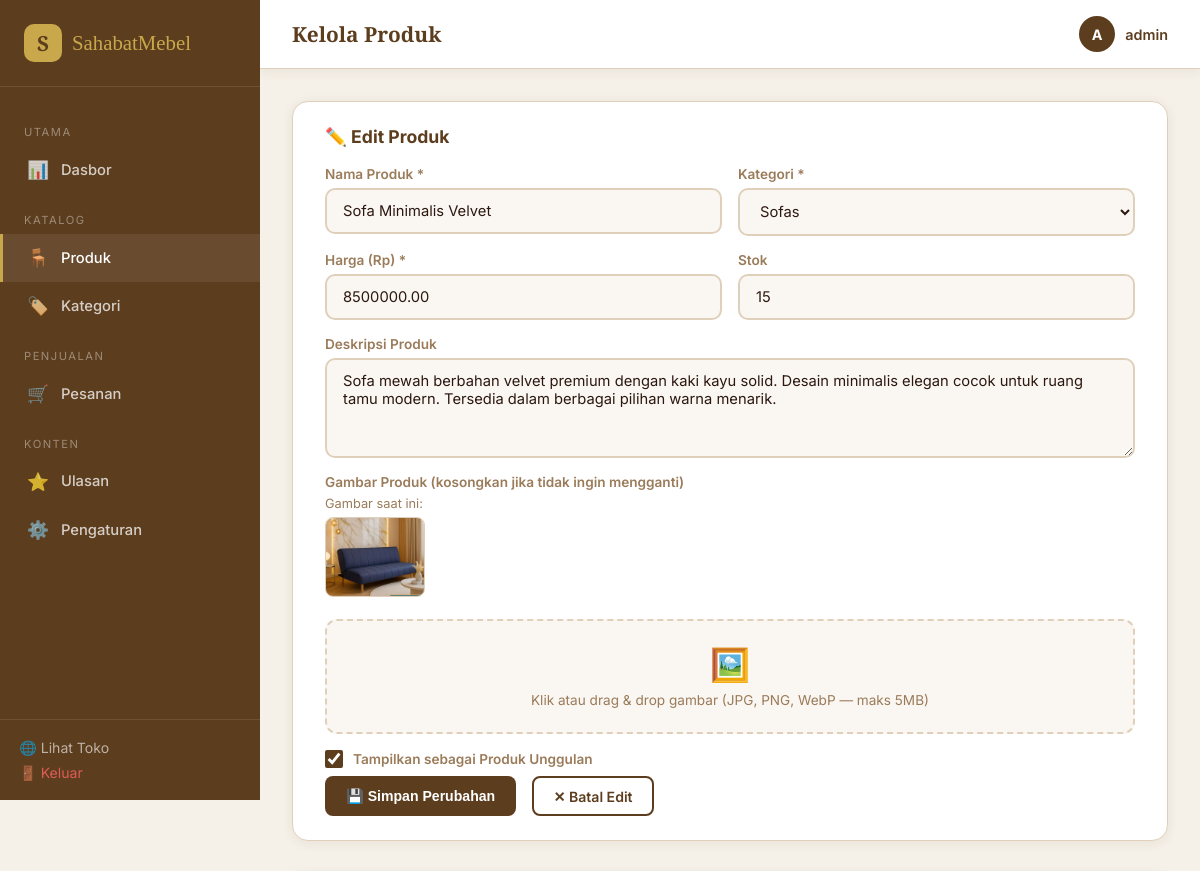
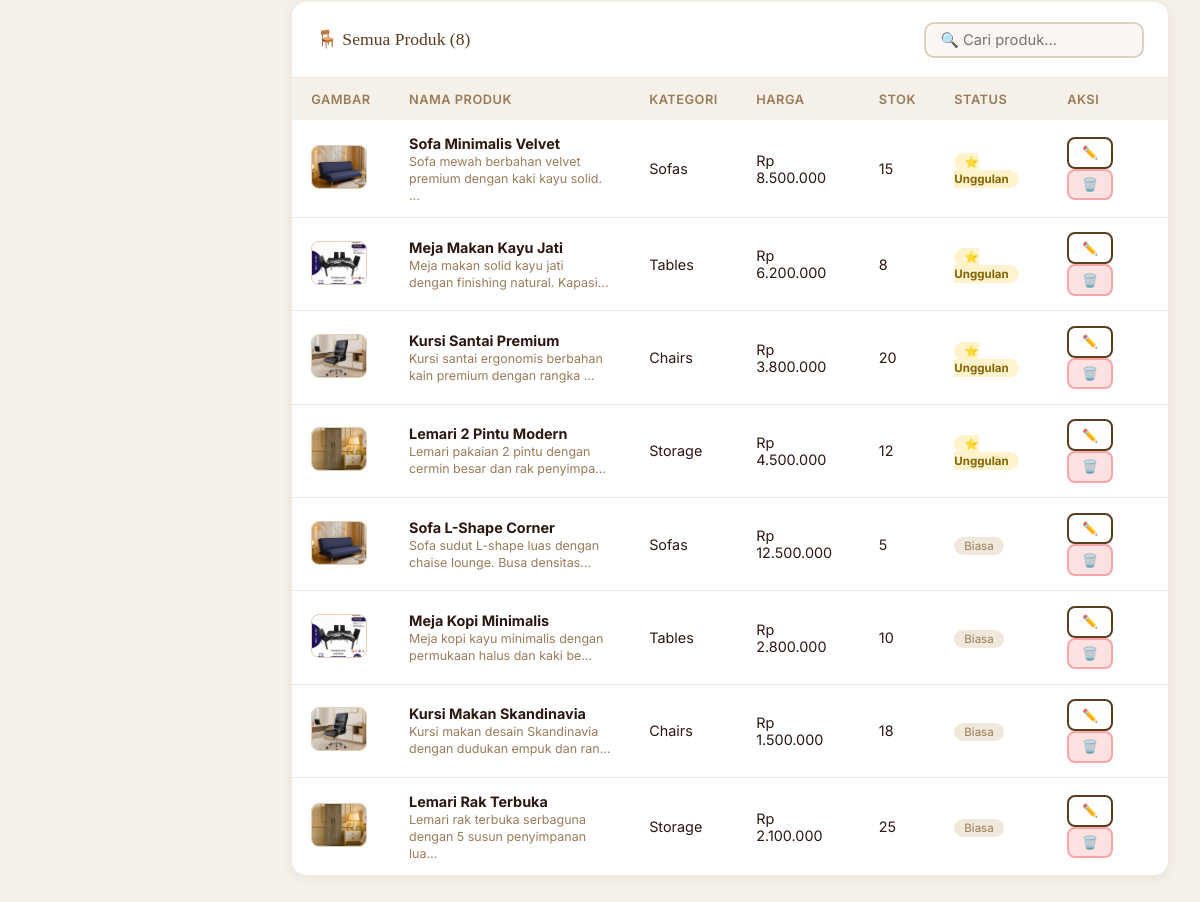
/admin/products.php?edit=1 (signed in), run on the app's committed database (2 pictures, top to bottom).
### tables this page shows
CREATE TABLE IF NOT EXISTS products (
    id INT AUTO_INCREMENT PRIMARY KEY,
    category_id INT NOT NULL,
    name VARCHAR(255) NOT NULL,
    description TEXT,
    price DECIMAL(10,2) NOT NULL,
    image VARCHAR(255),
    stock INT DEFAULT 0,
    is_featured TINYINT(1) DEFAULT 0,
    created_at TIMESTAMP DEFAULT CURRENT_TIMESTAMP,
    FOREIGN KEY (category_id) REFERENCES categories(id) ON DELETE CASCADE
);

CREATE TABLE IF NOT EXISTS categories (
    id INT AUTO_INCREMENT PRIMARY KEY,
    name VARCHAR(100) NOT NULL,
    slug VARCHAR(100) NOT NULL UNIQUE,
    created_at TIMESTAMP DEFAULT CURRENT_TIMESTAMP
);

### admin/products.php (the view, shortened to what this page needs)
<?php
require_once '../config.php';
$categories = $pdo->query("SELECT * FROM categories ORDER BY name")->fetchAll();
$products   = $pdo->query("
  SELECT p.*, c.name AS cat_name
  FROM products p
  JOIN categories c ON p.category_id = c.id
  ORDER BY p.is_featured DESC, p.created_at DESC
")->fetchAll();
$editProduct = null;
if (isset($_GET['edit'])) {
    $stmt = $pdo->prepare("SELECT * FROM products WHERE id=?");
    $stmt->execute([intval($_GET['edit'])]);
    $editProduct = $stmt->fetch();
}
?>
<!DOCTYPE html>
<html lang="id">
<head>
  <link rel="stylesheet" href="../assets/css/admin.css">
</head>
<body>
<?php include 'partials/sidebar.php'; ?>
<div class="main">
  <?php include 'partials/topbar.php'; ?>
  <div class="content">
    <div class="form-section">
      <h2><?= $editProduct ? '✏️ Edit Produk' : '➕ Tambah Produk Baru' ?></h2>
      <form method="POST" enctype="multipart/form-data" id="productForm">
        <div class="form-grid">
          <div class="form-group">
            <label class="form-label">Nama Produk *</label>
            <input type="text" name="name" class="form-control"
              value="<?= htmlspecialchars($editProduct['name'] ?? '') ?>"
              placeholder="Contoh: Sofa Minimalis Velvet" required>
          </div>
          <div class="form-group">
            <label class="form-label">Kategori *</label>
            <select name="category_id" class="form-control" required>
              <?php foreach ($categories as $cat): ?>
              <option value="<?= $cat['id'] ?>"
                <?= ($editProduct && $editProduct['category_id'] == $cat['id']) ? 'selected' : '' ?>>
                <?= htmlspecialchars($cat['name']) ?>
              </option>
              <?php endforeach; ?>
            </select>
          </div>
          <div class="form-group">
            <label class="form-label">Harga (Rp) *</label>
            <input type="number" name="price" class="form-control"
              value="<?= $editProduct['price'] ?? '' ?>"
              placeholder="Contoh: 3500000" min="0" required>
          </div>
          <div class="form-group">
            <label class="form-label">Stok</label>
            <input type="number" name="stock" class="form-control"
              value="<?= $editProduct['stock'] ?? 0 ?>"
              placeholder="0" min="0">
          </div>
          <div class="form-group span-2">
            <label class="form-label">Deskripsi Produk</label>
            <textarea name="description" class="form-control" rows="3"
              placeholder="Deskripsi singkat dan menarik tentang produk ini..."><?= htmlspecialchars($editProduct['description'] ?? '') ?></textarea>
          </div>
          <div class="form-group span-2">
            <label class="form-label">Gambar Produk <?= $editProduct ? '(kosongkan jika tidak ingin mengganti)' : '' ?></label>
            <?php if ($editProduct && !empty($editProduct['image'])): ?>
            <div class="current-img-wrap">
              <p style="font-size:0.8rem;color:var(--text-muted);margin-bottom:6px">Gambar saat ini:</p>
              <img class="current-img" id="currentImg"
                src="../assets/images/products/<?= htmlspecialchars($editProduct['image']) ?>"
                alt="<?= htmlspecialchars($editProduct['name']) ?>"
                onerror="this.src='../assets/images/placeholder.jpg'">
            </div>
            <?php endif; ?>
            <div class="img-upload-wrap" id="uploadWrap">
              <div class="img-upload-icon">🖼️</div>
              <div class="img-upload-label">Klik atau drag & drop gambar (JPG, PNG, WebP — maks 5MB)</div>
            </div>
          </div>
          <div class="form-group">
            <label class="form-label" style="display:flex;align-items:center;gap:10px;cursor:pointer">
              <input type="checkbox" name="is_featured" id="featuredCheck" style="width:18px;height:18px;accent-color:var(--brown-dark)"
                <?= ($editProduct && $editProduct['is_featured']) ? 'checked' : '' ?>>
              Tampilkan sebagai Produk Unggulan
            </label>
          </div>
        </div>
        <div style="display:flex;gap:1rem;margin-top:0.5rem">
          <button type="submit" class="btn btn-primary">
            <?= $editProduct ? '💾 Simpan Perubahan' : '➕ Tambah Produk' ?>
          </button>
          <?php if ($editProduct): ?>
          <a href="products.php" class="btn btn-outline">✕ Batal Edit</a>
          <?php endif; ?>
        </div>
      </form>
    </div>
    <div class="card">
      <div class="card-header">
        <span class="card-title">🪑 Semua Produk (<?= count($products) ?>)</span>
        <input type="text" id="searchInput" class="form-control" style="width:220px;padding:0.45rem 0.9rem"
          placeholder="🔍 Cari produk..." oninput="filterTable(this.value)">
      </div>
      <div class="card-body table-wrap">
        <table id="prodTable">
          <thead>
            <tr>
              <th style="width:60px">Gambar</th>
              <th>Nama Produk</th>
              <th>Kategori</th>
              <th>Harga</th>
              <th>Stok</th>
              <th>Status</th>
              <th style="width:120px">Aksi</th>
            </tr>
          </thead>
          <tbody>
            <?php foreach ($products as $p): ?>
            <tr class="prod-row">
              <td>
                <img class="prod-table-img"
                  src="../assets/images/products/<?= htmlspecialchars($p['image'] ?? '') ?>"
                  alt="<?= htmlspecialchars($p['name']) ?>"
                  onerror="this.src='../assets/images/placeholder.jpg'">
              </td>
              <td><strong><?= htmlspecialchars($p['name']) ?></strong><br>
                <span style="font-size:0.78rem;color:var(--text-muted)"><?= mb_strimwidth(htmlspecialchars($p['description'] ?? ''), 0, 60, '…') ?></span>
              </td>
              <td><?= htmlspecialchars($p['cat_name']) ?></td>
              <td>Rp <?= number_format($p['price'], 0, ',', '.') ?></td>
              <td><?= $p['stock'] ?></td>
              <td>
                <?php if ($p['is_featured']): ?>
                  <span class="badge-featured">⭐ Unggulan</span>
                <?php else: ?>
                  <span class="badge-normal">Biasa</span>
                <?php endif; ?>
              </td>
              <td>
                <a href="products.php?edit=<?= $p['id'] ?>" class="btn btn-outline btn-sm">✏️</a>
                <form method="POST" style="display:inline"
                  onsubmit="return confirm('Hapus produk ini?')">
                  <button type="submit" class="btn btn-sm" style="background:#fee2e2;color:#b91c1c;border-color:#fca5a5">🗑️</button>
                </form>
              </td>
            </tr>
            <?php endforeach; ?>
          </tbody>
        </table>
      </div>
    </div>
  </div>
</div>
</body>
</html>

### assets/css/admin.css (style rules this page uses)
:root { --cream: #FAF7F2; --beige: #F0E8DA; --beige-dark: #E0D0BB; --brown: #8B6340; --brown-dark: #5C3D1E; --gold: #C9A84C; --white: #FFFFFF; --text-dark: #2C1810; --text-muted: #9A7B5A; --danger: #e74c3c; --success: #27ae60; --warning: #f39c12; --sidebar-w: 260px; --shadow-sm: 0 2px 12px rgba(92,61,30,0.08); --shadow-md: 0 8px 30px rgba(92,61,30,0.12); --radius: 14px; --transition: all 0.3s ease; }
*, *::before, *::after { box-sizing: border-box; margin: 0; padding: 0; }
body { font-family: 'Inter', sans-serif; background: #F5F0E8; color: var(--text-dark); display: flex; min-height: 100vh; }
.main { margin-left: var(--sidebar-w); flex: 1; display: flex; flex-direction: column; min-height: 100vh; }
.content { padding: 2rem; flex: 1; }
.card { background: var(--white); border-radius: var(--radius); box-shadow: var(--shadow-sm); overflow: hidden; }
.card-header { padding: 1.2rem 1.5rem; border-bottom: 1px solid var(--beige); display: flex; align-items: center; justify-content: space-between; }
.card-title { font-family: 'Playfair Display', serif; font-size: 1.1rem; color: var(--brown-dark); }
.card-body { padding: 0; overflow-x: auto; }
table { width: 100%; border-collapse: collapse; }
th { background: #F5F0E8; padding: 0.85rem 1.2rem; text-align: left; font-size: 0.8rem; text-transform: uppercase; letter-spacing: 0.5px; color: var(--text-muted); font-weight: 600; }
td { padding: 0.9rem 1.2rem; border-bottom: 1px solid var(--beige); font-size: 0.9rem; vertical-align: middle; }
tr:last-child td { border-bottom: none; }
.btn { display: inline-flex; align-items: center; gap: 6px; padding: 0.6rem 1.2rem; border-radius: 8px; font-weight: 600; font-size: 0.88rem; cursor: pointer; border: 2px solid transparent; transition: var(--transition); text-decoration: none; }
.btn-primary { background: var(--brown-dark); color: #fff; }
.btn-sm { padding: 0.4rem 0.8rem; font-size: 0.8rem; }
.btn-outline { background: transparent; color: var(--brown-dark); border-color: var(--brown-dark); }
.form-section { background: var(--white); border-radius: var(--radius); padding: 2rem; box-shadow: var(--shadow-sm); margin-bottom: 1.5rem; }
.form-grid { display: grid; grid-template-columns: 1fr 1fr; gap: 1.2rem; }
.form-group { display: flex; flex-direction: column; gap: 6px; }
label, .form-label { font-size: 0.85rem; font-weight: 600; color: var(--text-muted); }
.form-control { padding: 0.75rem 1rem; border: 2px solid var(--beige-dark); border-radius: 10px; font-size: 0.92rem; background: var(--cream); color: var(--text-dark); outline: none; transition: var(--transition); font-family: 'Inter', sans-serif; width: 100%; }
textarea.form-control { resize: vertical; min-height: 100px; }
select.form-control { cursor: pointer; }
.span-2 { grid-column: 1 / -1; }

### admin/products.php (style rules this page uses)
.prod-table-img { width: 56px; height: 44px; border-radius: 8px; object-fit: cover; background: var(--beige); border: 1px solid var(--beige-dark); }
.form-grid { display: grid; grid-template-columns: 1fr 1fr; gap: 1rem; }
.form-grid .span-2 { grid-column: 1 / -1; }
.img-upload-wrap { border: 2px dashed var(--beige-dark); border-radius: 12px; padding: 1.5rem; text-align: center; cursor: pointer; transition: all 0.3s; position: relative; background: var(--cream); }
.img-upload-icon { font-size: 2rem; margin-bottom: 0.5rem; }
.img-upload-label { font-size: 0.85rem; color: var(--text-muted); }
.current-img-wrap { margin-bottom: 0.75rem; }
.current-img { width: 100px; height: 80px; object-fit: cover; border-radius: 8px; border: 1px solid var(--beige-dark); }
.badge-featured { background: #fff3cd; color: #856404; padding: 2px 10px; border-radius: 50px; font-size: 0.72rem; font-weight: 700; }
.badge-normal { background: var(--beige); color: var(--text-muted); padding: 2px 10px; border-radius: 50px; font-size: 0.72rem; }
.table-wrap { overflow-x: auto; }
.form-section { background: var(--white); border-radius: 16px; padding: 1.5rem 2rem; box-shadow: var(--shadow-sm); border: 1px solid var(--beige-dark); margin-bottom: 2rem; }
.form-section h2 { font-size: 1.1rem; color: var(--brown-dark); margin-bottom: 1.2rem; display: flex; align-items: center; gap: 8px; }

### data on the page
products: name "Sofa Minimalis Velvet", category_id "Sofas", price "8500000.00", stock "15", description "Sofa mewah berbahan velvet premium dengan kaki kayu solid. Desain minimalis elegan cocok untuk ruang tamu modern. Tersedia dalam berbagai pilihan warna menarik.", image (picture), is_featured "☑", description "Sofa mewah berbahan velvet premium dengan kaki kayu solid. …", category.name "Sofas", price "8.500.000", shows "⭐ Unggulan"
products: image (picture), name "Meja Makan Kayu Jati", description "Meja makan solid kayu jati dengan finishing natural. Kapasi…", category.name "Tables", price "6.200.000", stock "8", is_featured "⭐ Unggulan"
products: image (picture), name "Kursi Santai Premium", description "Kursi santai ergonomis berbahan kain premium dengan rangka …", category.name "Chairs", price "3.800.000", stock "20", is_featured "⭐ Unggulan"
products: image (picture), name "Lemari 2 Pintu Modern", description "Lemari pakaian 2 pintu dengan cermin besar dan rak penyimpa…", category.name "Storage", price "4.500.000", stock "12", is_featured "⭐ Unggulan"
products: image (picture), name "Sofa L-Shape Corner", description "Sofa sudut L-shape luas dengan chaise lounge. Busa densitas…", category.name "Sofas", price "12.500.000", stock "5", is_featured "Biasa"
products: image (picture), name "Meja Kopi Minimalis", description "Meja kopi kayu minimalis dengan permukaan halus dan kaki be…", category.name "Tables", price "2.800.000", stock "10", is_featured "Biasa"
products: image (picture), name "Kursi Makan Skandinavia", description "Kursi makan desain Skandinavia dengan dudukan empuk dan ran…", category.name "Chairs", price "1.500.000", stock "18", is_featured "Biasa"
products: image (picture), name "Lemari Rak Terbuka", description "Lemari rak terbuka serbaguna dengan 5 susun penyimpanan lua…", category.name "Storage", price "2.100.000", stock "25", is_featured "Biasa"

### other printed values
$pageTitle "Kelola Produk"
substr($adminName, 0, 1) "A"
$adminName "admin"
count($products) "8"
